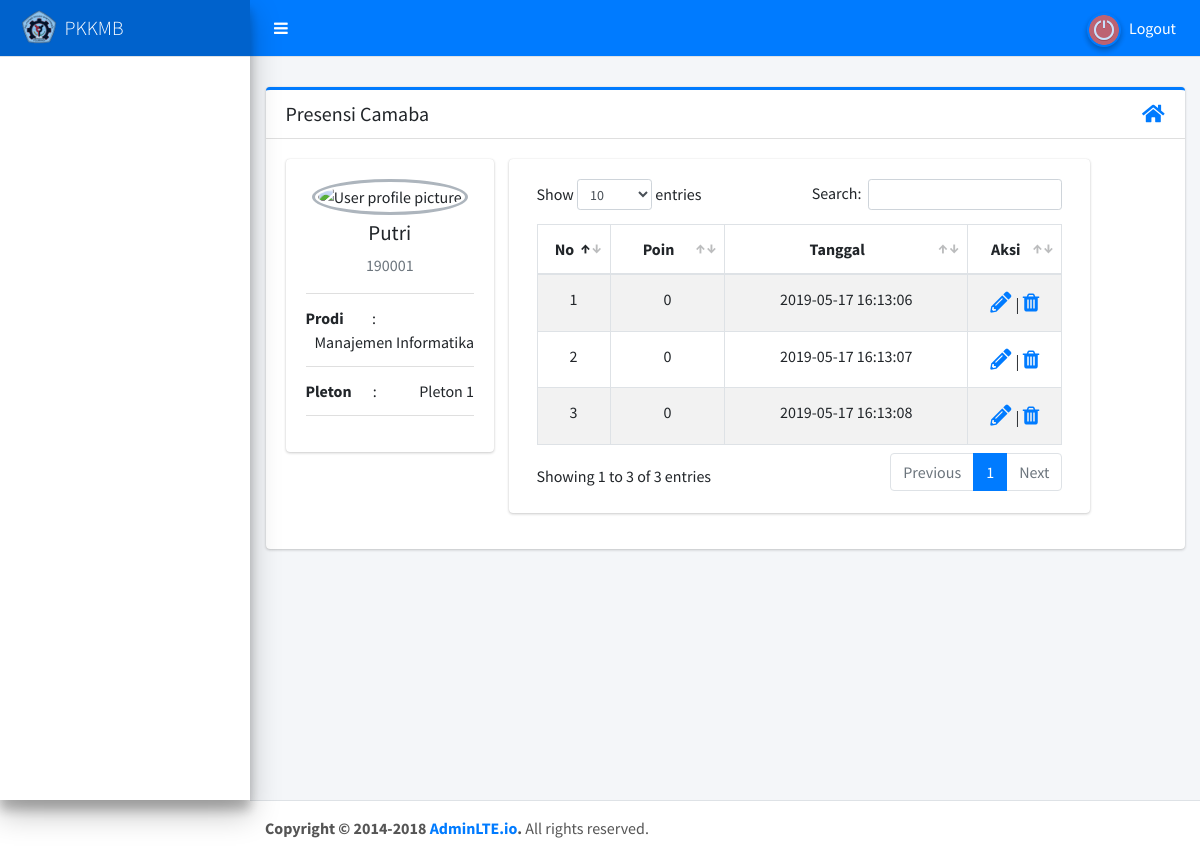
Screenshot of /data_presensi/detail_presensiMaba/1 with the database file from the repository.
### tables this page shows
CREATE TABLE IF NOT EXISTS `tb_camaba` (
  `id_camaba` int(11) NOT NULL AUTO_INCREMENT,
  `nama_camaba` varchar(45) NOT NULL,
  `nim` int(11) NOT NULL,
  `no_hp` varchar(15) NOT NULL,
  `id_prodi` int(11) NOT NULL,
  `id_pleton` int(11) NOT NULL,
  PRIMARY KEY (`id_camaba`),
  KEY `id_prodi` (`id_prodi`),
  KEY `id_pleton` (`id_pleton`)
);

CREATE TABLE IF NOT EXISTS `tb_prodi` (
  `id_prodi` int(11) NOT NULL AUTO_INCREMENT,
  `prodi` varchar(45) NOT NULL,
  PRIMARY KEY (`id_prodi`)
);

CREATE TABLE IF NOT EXISTS `tb_pleton` (
  `id_pleton` int(11) NOT NULL AUTO_INCREMENT,
  `nama_pleton` varchar(45) NOT NULL,
  `id_panitia` int(11) NOT NULL,
  PRIMARY KEY (`id_pleton`),
  KEY `id_panitia` (`id_panitia`)
);

CREATE TABLE IF NOT EXISTS `tb_presensi` (
  `id_presensi` int(11) NOT NULL AUTO_INCREMENT,
  `waktu_presensi` timestamp NOT NULL DEFAULT CURRENT_TIMESTAMP,
  `keterangan` varchar(20) DEFAULT NULL,
  `id_camaba` int(11) NOT NULL,
  PRIMARY KEY (`id_presensi`),
  KEY `id_camaba` (`id_camaba`)
);

### application/libraries/template.php (called while the page is built)
<?php
class Template {
	protected $_ci;
	function __construct(){
		$this ->_ci=&get_instance();
	}
	function display($template,$data=null){
		$data['content']=$this->_ci->load->view($template,$data,true);
		$data['header']=$this->_ci->load->view('template/header',$data,true);
		$data['sidebar']=$this->_ci->load->view('template/sidebar',$data,true);
		$data['footer']=$this->_ci->load->view('template/footer',$data,true);
		$this->_ci->load->view('template/index', $data);
	}
}

### application/controllers/Data_presensi.php (called while the page is built, shortened)
<?php
class Data_presensi extends CI_Controller{
    public function detail_presensiMaba($id){
		$datamaba=$this->Camaba_model->searchById($id);
		$listpresensi=$this->Presensi_model->searchByIdCamaba($id);
		$data=array(
            'action'            =>'data_camaba/update',
			'title'		    	=>'Presensi Camaba',
			'id_camaba'			=>$datamaba->id_camaba,
			'nama'				=> $datamaba->nama_camaba,
            'nim'		 		=> $datamaba->nim,
			'prodi'		    	=> $datamaba->prodi,
			'pleton'		    => $datamaba->nama_pleton,
			'foto'				=> $datamaba->foto,
			'list_presensi'		=> $listpresensi,
		);
		$this->template->display('admin/data_presensi/form_camaba',$data);
	}
}
?>

### index.php (called while the page is built, shortened)
<?php
require_once BASEPATH.'core/CodeIgniter.php';

### application/models/Camaba_model.php (called while the page is built, shortened)
<?php
class Camaba_model extends CI_Model{
    public $table = 'tb_camaba';
    public $id = 'id_camaba';
    function searchById($data){
        $this->db->where($this->id,$data);
        $this->db->join('tb_prodi','tb_camaba.id_prodi=tb_prodi.id_prodi');
        $this->db->join('tb_pleton','tb_camaba.id_pleton=tb_pleton.id_pleton');
        return $this->db->get($this->table)->row();
    }
}
?>

### application/models/Presensi_model.php (called while the page is built, shortened)
<?php
    class Presensi_model extends CI_Model{
        public $table='tb_presensi';
        function searchByIdCamaba($data){
            $this->db->where('id_camaba',$data);
            $this->db->order_by('waktu_presensi','ASC');
            return $this->db->get($this->table)->result();
        }
    }
?>

### application/views/admin/data_presensi/form_camaba.php (the view, shortened to what this page needs)
<div class="row">
        <div class="col-sm-3">
            <div class="card c">
                <div class="card-body box-profile">
                <div class="text-center">
                  <img class="profile-user-img img-fluid img-circle" src="<?php echo base_url('assets/foto_camaba/'.$foto) ?>" alt="User profile picture">
                </div>
                <h3 class="profile-username text-center"><?php echo ucwords($nama) ?></h3>
                <p class="text-muted text-center"><?php echo $nim ?></p>
                <ul class="list-group list-group-unbordered mb-3">
                    <li class="list-group-item">
                    <b>Prodi</b>
                    <a style="margin-left:25px"> : </a>
                    <a class="float-right"><?php echo ucwords($prodi) ?></a>
                    </li>
                    <li class="list-group-item">
                    <b>Pleton</b>
                    <a style="margin-left:18px"> : </a>
                    <a class="float-right"><?php echo ucwords($pleton) ?></a>
                </ul>
                </div>
            </div>
        </div>
        <div class="col-md-8">
            <div class="card ">
                <div class="card-body">
                    <div class="tab-content">
                        <style>
                        .hidetext { -webkit-text-security: disc; /* Default */ }
                        </style>
                        <table class="table table-bordered table-striped" id="example1">
                            <thead>
                                <tr>
                                    <tr>
                                        <th style="text-align: center; width: 30px;">No</th>
                                        <th style="text-align: center; ">Poin</th>
                                        <th style="text-align: center; ">Tanggal</th>
                                        <th style="text-align: center; width: 18%;">Aksi</th>
                                </tr>
                            </thead>
                            <tbody>
                            <?php
                            $i=0;
                            foreach ($list_presensi as $key) {
                                ?>
                                <tr>
                                    <td style="text-align: center"> <?php echo ++$i ?> </td>
                                    <td style="text-align: center"> <?php echo $key->keterangan ?> </td>
                                    <td style="text-align: center"><?php echo ucfirst($key->waktu_presensi)  ?></td>
                                    <td style="text-align: center">
                                        <a href="<?php echo base_url('data_presensi/update/'.$key->id_presensi.'/'.$key->id_camaba)?>">
                                            <span class="text-primary" style="font-size:21px">
                                                    <i class="fas fa-pencil-alt"></i>
                                            </span>
                                        </a> |
                                        <a href="<?php echo base_url('data_presensi/delete/'.$key->id_presensi.'/'.$key->id_camaba)?>">
                                            <span class="text-primary" style="font-size:21px">
                                                    <i class="fa fa-trash"></i>
                                            </span>
                                        </a>
                                    </td>
                                </tr>
                            <?php
                            }
                            ?>
                            </tbody>
                        </table>
                    </div>
                </div>
            </div>
        </div>
</div>

### rows the page displays
tb_camaba: nama_camaba "Putri", nim "190001", id_prodi.prodi "Manajemen Informatika", id_pleton.nama_pleton "Pleton 1"
tb_presensi: keterangan "0", waktu_presensi "2019-05-17 16:13:06"
tb_presensi: keterangan "0", waktu_presensi "2019-05-17 16:13:07"
tb_presensi: keterangan "0", waktu_presensi "2019-05-17 16:13:08"

### other values shown
$title "Presensi Camaba"
